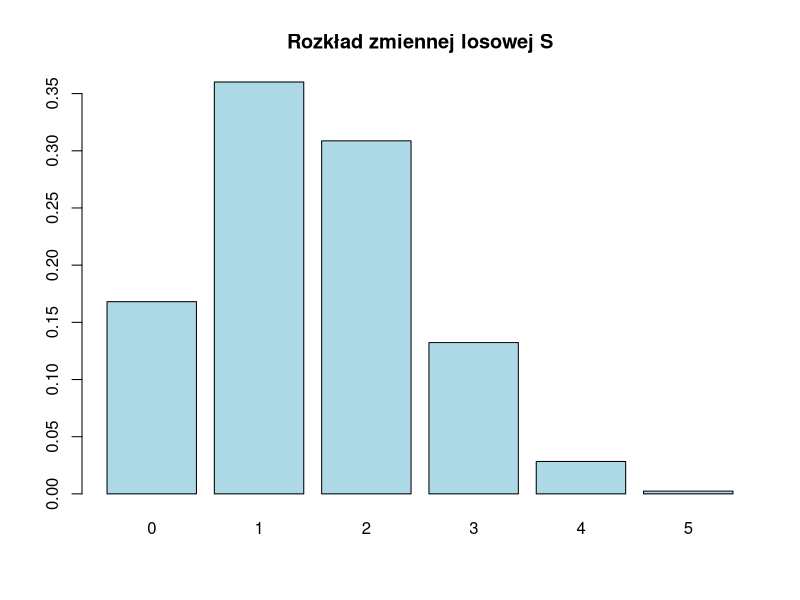
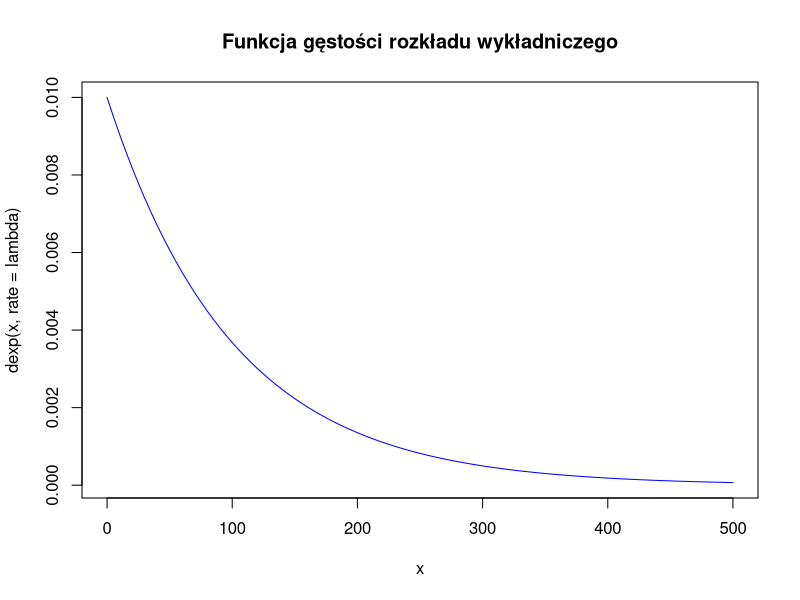
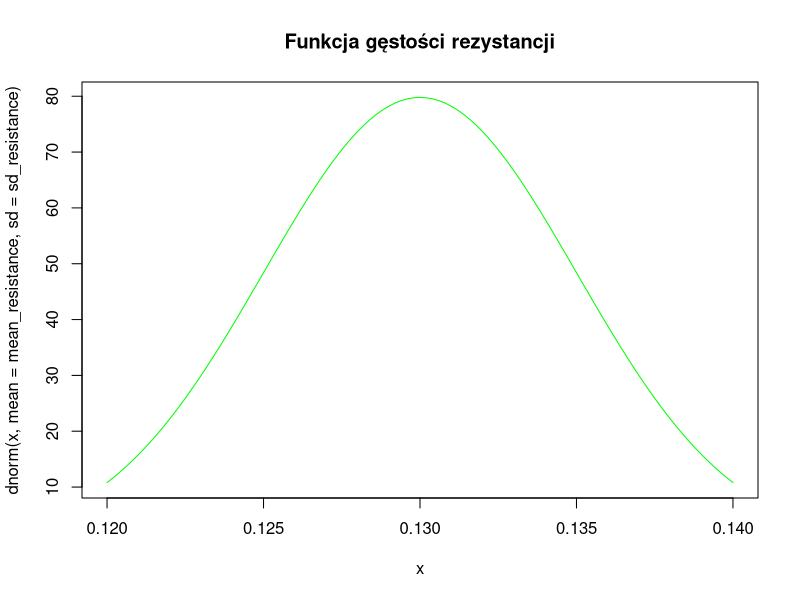
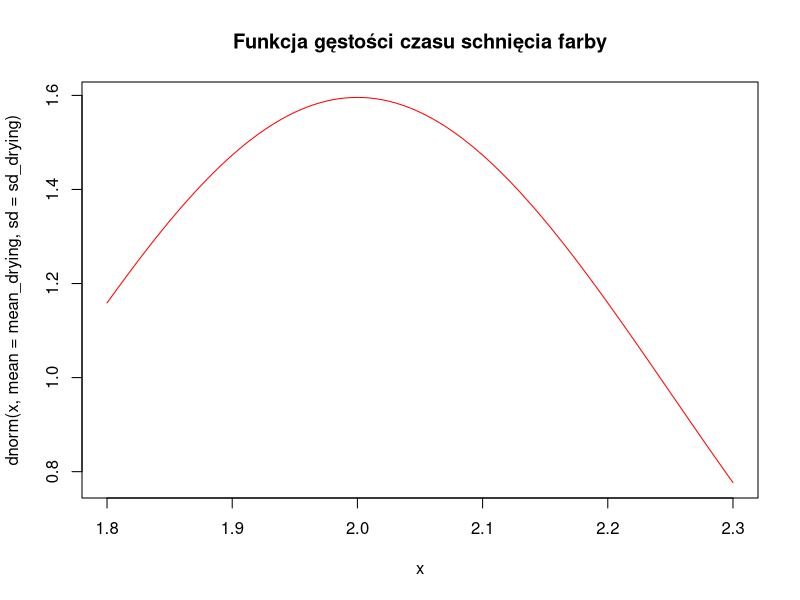

Source code (R) for these figures, in order:
#######################################Zmienna losowa######################################

#######################################Zadanie 1
p = 0.3
n = 5
S = 0:n
prob = dbinom(S, size = n, prob = p)
print(data.frame(S, prob))
barplot(prob, names.arg = S, main = "Rozkład zmiennej losowej S", col = "lightblue")

#######################################Zadanie 2
p_bulb = 0.9
n_bulbs = 8
B = 0:n_bulbs

# (a)
P_B_8 = dbinom(8, size = n_bulbs, prob = p_bulb)
print(P_B_8)

# (b)
P_B_7 = dbinom(7, size = n_bulbs, prob = p_bulb)
print(P_B_7)

# (c)
P_B_gt_5 = sum(dbinom(6:8, size = n_bulbs, prob = p_bulb))
print(P_B_gt_5)

# (d)
E_B = n_bulbs * p_bulb
print(E_B)

# (e)
SD_B = sqrt(n_bulbs * p_bulb * (1 - p_bulb))
print(SD_B)

#######################################Zadanie 3
lambda = 0.01
curve(dexp(x, rate = lambda), from = 0, to = 500, col = "blue", main = "Funkcja gęstości rozkładu wykładniczego")

# (a)
P_200_days = pexp(200, rate = lambda, lower.tail = FALSE)
print(P_200_days)

# (b)
P_100_days = pexp(100, rate = lambda)
print(P_100_days)

#######################################Zadanie 4
mean_eq = 2.4
lambda_eq = 1 / mean_eq

# (a)
P_gt_3 = pexp(3, rate = lambda_eq, lower.tail = FALSE)
print(P_gt_3)

# (b)
P_between_2_and_3 = pexp(3, rate = lambda_eq) - pexp(2, rate = lambda_eq)
print(P_between_2_and_3)

#######################################Zadanie 5
mean_resistance = 0.13
sd_resistance = 0.005
curve(dnorm(x, mean = mean_resistance, sd = sd_resistance), from = 0.12, to = 0.14, col = "green", main = "Funkcja gęstości rezystancji")
P_resistance = pnorm(0.14, mean = mean_resistance, sd = sd_resistance) - pnorm(0.12, mean = mean_resistance, sd = sd_resistance)
print(P_resistance)

#######################################Zadanie 6
mean_drying = 2
sd_drying = 15 / 60
curve(dnorm(x, mean = mean_drying, sd = sd_drying), from = 1.8, to = 2.3, col = "red", main = "Funkcja gęstości czasu schnięcia farby")
P_drying = pnorm(2.25, mean = mean_drying, sd = sd_drying) - pnorm(1.85, mean = mean_drying, sd = sd_drying)
print(P_drying)

#######################################Zadanie 7
p_scholarship = 0.25
n_students = 100

# Dokładne
P_X_le_15 = pbinom(15, size = n_students, prob = p_scholarship)
print(P_X_le_15)

# Przybliżone (rozkład normalny)
mean_X = n_students * p_scholarship
sd_X = sqrt(n_students * p_scholarship * (1 - p_scholarship))
P_X_le_15_norm = pnorm(15.5, mean = mean_X, sd = sd_X) # Kontynuacja
print(P_X_le_15_norm)

#######################################Zadanie 8
mean_resistors = 200
sd_resistors = 10
n_resistors = 25

# (a)
mean_sample = mean_resistors
sd_sample = sd_resistors / sqrt(n_resistors)
P_mean_between = pnorm(202, mean = mean_sample, sd = sd_sample) - pnorm(199, mean = mean_sample, sd = sd_sample)
print(P_mean_between)

# (b)
P_total_resistance = pnorm(5100, mean = n_resistors * mean_resistors, sd = sqrt(n_resistors) * sd_resistors)
print(P_total_resistance)

#######################################Zadanie 9
mean_cholesterol = 202
sd_cholesterol = 14
n_employees = 64

mean_sample_chol = mean_cholesterol
sd_sample_chol = sd_cholesterol / sqrt(n_employees)
P_cholesterol = pnorm(206, mean = mean_sample_chol, sd = sd_sample_chol) - pnorm(198, mean = mean_sample_chol, sd = sd_sample_chol)
print(P_cholesterol)

#######################################Zadanie 10
mean_thread = 0.5
sd_thread = 0.2
n_threads = 100

mean_rope = n_threads * mean_thread
sd_rope = sqrt(n_threads) * sd_thread
P_rope = pnorm(47, mean = mean_rope, sd = sd_rope)
print(P_rope)
